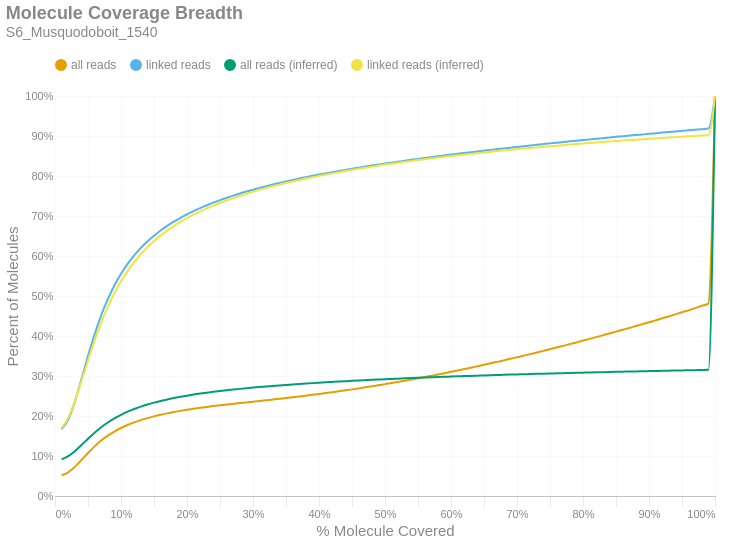

The notebook cell this image was saved under:
### Markdown cell above
### Molecule Read Coverage
This chart shows molecule coverage breadth as computed by the number of bases aligned to that molecule. In other words, "*how much of each unique long molecule is actually sequenced/aligned?*" Keep in mind there is a distinction between sequences and alignments, since some sequences belonging to a particular molecule may not align well and wouldn't appear in the alignment data. This chart also shows molecule coverage breadth as computed by the *inferred fragment* from which the aligned sequences originate. Unlike read coverage, this calculation takes into account the total insert size, including unsequenced gaps between the forward and reverse reads. Like the previous figures, these are cumulative percents.

### Code cell
if SKIPLR:
    print_html(f"Skipped")
else:
    binned_df = consolidated_hist(valids['coverage_bp'], mask, 0.01, True)
    binned_df_inf = consolidated_hist(valids['coverage_inserts'], mask, 0.01, True)
    binned_df = binned_df.with_columns(pl.lit(binned_df_inf['all reads (cumsum)']).alias('all reads (inferred)'))
    binned_df = binned_df.with_columns(pl.lit(binned_df_inf['linked reads (cumsum)']).alias('linked reads (inferred)'))
    binned_df = binned_df.with_columns(
        (pl.col('bin').cast(pl.Float64) + 0.01).alias('right_edge')
    )

    with SafeRender(binned_df):
        (
            density_plot(binned_df, 'Molecule Coverage Breadth', samplename, 'molcov', ['all reads (inferred)','linked reads (inferred)'])
            .encode(
                #x=alt.X('bin:Q', title="% Molecule Covered").axis(format = '%').scale(padding=0),
                x=alt.X('right_edge:Q', title="% Molecule Covered").axis(format='%').scale(padding=0),
                y=alt.Y('value:Q', title='Percent of Molecules')
                    .axis(format='%')
                    .stack(False)
                    .scale(domainMin=0, padding=0),
                color=alt.Color("key:N").scale(domain = ["all reads", "linked reads", "all reads (inferred)", "linked reads (inferred)"]),
                tooltip = [
                    alt.Tooltip("key:N", title = "Data Type"),
                    alt.Tooltip("range_label:N", title="% Molecule Covered"),
                    alt.Tooltip("value:Q", format = ".2%", title="% Molecules")
                ]
            )
        ).display()

### Figure 1 — Vega-Lite specification as saved in the notebook (floating-point values rounded to 4 significant figures)
{"width": "container", "height": 400, "config": {"title": {"anchor": "start", "dy": -15, "fontSize": 18, "color": "#888888", "subtitleColor": "#888888", "subtitleFontSize": 14}, "arc": {"fill": "#0072B2"}, "axis": {"domainColor": "#888888", "domainWidth": 0.5, "gridWidth": 0.2, "grid": false, "titleFontWeight": 400, "titleFontSize": 15, "labelFontSize": 11, "labelColor": "#888888", "tickColor": "#888888", "tickWidth": 0.2, "titleColor": "#888888"}, "axisBand": {"grid": false}, "axisX": {"grid": true, "tickSize": 10, "domainCap": "round"}, "axisY": {"domain": false, "grid": true, "tickSize": 0, "domainCap": "round"}, "background": "transparent", "header": {"labelFontSize": 15, "labelColor": "#888888", "titleFontSize": 15, "titleFontWeight": 600, "titleColor": "#888888"}, "legend": {"labelFont": "sans-serif", "labelFontSize": 12, "labelColor": "#888888", "symbolSize": 100, "symbolType": "circle", "titleFontSize": 12, "titlePadding": 10, "titleColor": "#888888", "title": null, "orient": "top"}, "range": {"category": ["#E69F00", "#56B4E9", "#009E73", "#F0E442", "#0072B2", "#D55E00", "#CC79A7", "#000000"], "diverging": ["#cfe8f3", "#a2d4ec", "#73bfe2", "#46abdb", "#1696d2", "#12719e"]}, "area": {"fill": "#0072B2", "fillOpacity": 0.7, "line": true, "strokeOpacity": 0.7}, "line": {"color": "#0072B2", "stroke": "#0072B2", "strokeWidth": 2}, "trail": {"color": "#0072B2", "stroke": "#0072B2", "strokeWidth": 0, "size": 1}, "point": {"filled": true, "fillOpacity": 1.0, "size": 95}, "text": {"color": "#888888", "fontSize": 11, "align": "right", "fontWeight": 400, "size": 11}, "bar": {"fill": "#0072B2", "stroke": null}, "view": {"stroke": null, "continuousWidth": 660, "continuousHeight": 400}}, "data": {"name": "data-737e25438d37be891bda790e71ddb39a"}, "mark": {"type": "line", "interpolate": "monotone", "point": {"opacity": 0, "size": 275}}, "encoding": {"color": {"field": "key", "scale": {"domain": ["all reads", "linked reads", "all reads (inferred)", "linked reads (inferred)"]}, "type": "nominal"}, "tooltip": [{"field": "key", "title": "Data Type", "type": "nominal"}, {"field": "range_label", "title": "% Molecule Covered", "type": "nominal"}, {"field": "value", "format": ".2%", "title": "% Molecules", "type": "quantitative"}], "x": {"axis": {"format": "%"}, "field": "right_edge", "scale": {"padding": 0}, "title": "% Molecule Covered", "type": "quantitative"}, "y": {"axis": {"format": "%"}, "field": "value", "scale": {"domainMin": 0, "padding": 0}, "stack": false, "title": "Percent of Molecules", "type": "quantitative"}}, "params": [{"name": "param_c36ac31b6afebe62", "select": {"type": "point", "fields": ["key"]}, "bind": "legend"}], "title": {"text": "Molecule Coverage Breadth", "subtitle": "S6_Musquodoboit_1540"}, "transform": [{"fold": ["all reads (cumsum)", "linked reads (cumsum)", "all reads (inferred)", "linked reads (inferred)"]}, {"calculate": "replace(datum.key, ' (cumsum)', '')", "as": "key"}, {"filter": {"param": "param_c36ac31b6afebe62"}}], "usermeta": {"embedOptions": {"downloadFileName": "S6_Musquodoboit_1540.molcov"}}, "$schema": "https://vega.github.io/schema/vega-lite/v6.1.0.json", "datasets": {"data-737e25438d37be891bda790e71ddb39a": [{"bin": "0.0", "interval": "0.0-0.01", "all reads": 0.05182, "linked reads": 0.1671, "all reads (cumsum)": 0.05182, "linked reads (cumsum)": 0.1671, "range_label": "0.0-0.01", "all reads (inferred)": 0.09144, "linked reads (inferred)": 0.1696, "right_edge": 0.01}, {"bin": "0.01", "interval": "0.01-0.02", "all reads": 0.007473, "linked reads": 0.02401, "all reads (cumsum)": 0.05929, "linked reads (cumsum)": 0.1912, "range_label": "0.01-0.02", "all reads (inferred)": 0.09946, "linked reads (inferred)": 0.1953, "right_edge": 0.02}, {"bin": "0.02", "interval": "0.02-0.03", "all reads": 0.01351, "linked reads": 0.04409, "all reads (cumsum)": 0.07281, "linked reads (cumsum)": 0.2352, "range_label": "0.02-0.03", "all reads (inferred)": 0.1121, "linked reads (inferred)": 0.2364, "right_edge": 0.03}, {"bin": "0.03", "interval": "0.03-0.04", "all reads": 0.01725, "linked reads": 0.05665, "all reads (cumsum)": 0.09006, "linked reads (cumsum)": 0.2919, "range_label": "0.03-0.04", "all reads (inferred)": 0.1274, "linked reads (inferred)": 0.2868, "right_edge": 0.04}, {"bin": "0.04", "interval": "0.04-0.05", "all reads": 0.01759, "linked reads": 0.05799, "all reads (cumsum)": 0.1077, "linked reads (cumsum)": 0.3499, "range_label": "0.04-0.05", "all reads (inferred)": 0.1432, "linked reads (inferred)": 0.3389, "right_edge": 0.05}, {"bin": "0.05", "interval": "0.05-0.06", "all reads": 0.01646, "linked reads": 0.0543, "all reads (cumsum)": 0.1241, "linked reads (cumsum)": 0.4042, "range_label": "0.05-0.06", "all reads (inferred)": 0.1582, "linked reads (inferred)": 0.3885, "right_edge": 0.06}, {"bin": "0.06", "interval": "0.06-0.07", "all reads": 0.01442, "linked reads": 0.04756, "all reads (cumsum)": 0.1385, "linked reads (cumsum)": 0.4517, "range_label": "0.06-0.07", "all reads (inferred)": 0.1718, "linked reads (inferred)": 0.4335, "right_edge": 0.07}, {"bin": "0.07", "interval": "0.07-0.08", "all reads": 0.01223, "linked reads": 0.04035, "all reads (cumsum)": 0.1508, "linked reads (cumsum)": 0.4921, "range_label": "0.07-0.08", "all reads (inferred)": 0.1837, "linked reads (inferred)": 0.4727, "right_edge": 0.08}, {"bin": "0.08", "interval": "0.08-0.09", "all reads": 0.01039, "linked reads": 0.03425, "all reads (cumsum)": 0.1612, "linked reads (cumsum)": 0.5263, "range_label": "0.08-0.09", "all reads (inferred)": 0.194, "linked reads (inferred)": 0.5069, "right_edge": 0.09}, {"bin": "0.09", "interval": "0.09-0.1", "all reads": 0.008839, "linked reads": 0.0291, "all reads (cumsum)": 0.17, "linked reads (cumsum)": 0.5554, "range_label": "0.09-0.1", "all reads (inferred)": 0.203, "linked reads (inferred)": 0.5366, "right_edge": 0.1}, {"bin": "0.1", "interval": "0.1-0.11", "all reads": 0.007556, "linked reads": 0.02484, "all reads (cumsum)": 0.1775, "linked reads (cumsum)": 0.5803, "range_label": "0.1-0.11", "all reads (inferred)": 0.2108, "linked reads (inferred)": 0.5623, "right_edge": 0.11}, {"bin": "0.11", "interval": "0.11-0.12", "all reads": 0.006498, "linked reads": 0.02134, "all reads (cumsum)": 0.184, "linked reads (cumsum)": 0.6016, "range_label": "0.11-0.12", "all reads (inferred)": 0.2175, "linked reads (inferred)": 0.5847, "right_edge": 0.12}, {"bin": "0.12", "interval": "0.12-0.13", "all reads": 0.005654, "linked reads": 0.01855, "all reads (cumsum)": 0.1897, "linked reads (cumsum)": 0.6202, "range_label": "0.12-0.13", "all reads (inferred)": 0.2235, "linked reads (inferred)": 0.6044, "right_edge": 0.13}, {"bin": "0.13", "interval": "0.13-0.14", "all reads": 0.004975, "linked reads": 0.01628, "all reads (cumsum)": 0.1947, "linked reads (cumsum)": 0.6364, "range_label": "0.13-0.14", "all reads (inferred)": 0.2288, "linked reads (inferred)": 0.6218, "right_edge": 0.14}, {"bin": "0.14", "interval": "0.14-0.15", "all reads": 0.004399, "linked reads": 0.01439, "all reads (cumsum)": 0.1991, "linked reads (cumsum)": 0.6508, "range_label": "0.14-0.15", "all reads (inferred)": 0.2335, "linked reads (inferred)": 0.6373, "right_edge": 0.15}, {"bin": "0.15", "interval": "0.15-0.16", "all reads": 0.003976, "linked reads": 0.01298, "all reads (cumsum)": 0.203, "linked reads (cumsum)": 0.6638, "range_label": "0.15-0.16", "all reads (inferred)": 0.2376, "linked reads (inferred)": 0.651, "right_edge": 0.16}, {"bin": "0.16", "interval": "0.16-0.17", "all reads": 0.003546, "linked reads": 0.01156, "all reads (cumsum)": 0.2066, "linked reads (cumsum)": 0.6754, "range_label": "0.16-0.17", "all reads (inferred)": 0.2414, "linked reads (inferred)": 0.6635, "right_edge": 0.17}, {"bin": "0.17", "interval": "0.17-0.18", "all reads": 0.003218, "linked reads": 0.01045, "all reads (cumsum)": 0.2098, "linked reads (cumsum)": 0.6858, "range_label": "0.17-0.18", "all reads (inferred)": 0.2449, "linked reads (inferred)": 0.6748, "right_edge": 0.18}, {"bin": "0.18", "interval": "0.18-0.19", "all reads": 0.002977, "linked reads": 0.00962, "all reads (cumsum)": 0.2128, "linked reads (cumsum)": 0.6954, "range_label": "0.18-0.19", "all reads (inferred)": 0.248, "linked reads (inferred)": 0.6851, "right_edge": 0.19}, {"bin": "0.19", "interval": "0.19-0.2", "all reads": 0.002737, "linked reads": 0.00881, "all reads (cumsum)": 0.2155, "linked reads (cumsum)": 0.7042, "range_label": "0.19-0.2", "all reads (inferred)": 0.2509, "linked reads (inferred)": 0.6947, "right_edge": 0.2}, {"bin": "0.2", "interval": "0.2-0.21", "all reads": 0.0025, "linked reads": 0.008007, "all reads (cumsum)": 0.218, "linked reads (cumsum)": 0.7123, "range_label": "0.2-0.21", "all reads (inferred)": 0.2536, "linked reads (inferred)": 0.7034, "right_edge": 0.21}, {"bin": "0.21", "interval": "0.21-0.22", "all reads": 0.002339, "linked reads": 0.007451, "all reads (cumsum)": 0.2204, "linked reads (cumsum)": 0.7197, "range_label": "0.21-0.22", "all reads (inferred)": 0.256, "linked reads (inferred)": 0.7115, "right_edge": 0.22}, {"bin": "0.22", "interval": "0.22-0.23", "all reads": 0.002237, "linked reads": 0.007066, "all reads (cumsum)": 0.2226, "linked reads (cumsum)": 0.7268, "range_label": "0.22-0.23", "all reads (inferred)": 0.2583, "linked reads (inferred)": 0.719, "right_edge": 0.23}, {"bin": "0.23", "interval": "0.23-0.24", "all reads": 0.002128, "linked reads": 0.006661, "all reads (cumsum)": 0.2247, "linked reads (cumsum)": 0.7334, "range_label": "0.23-0.24", "all reads (inferred)": 0.2604, "linked reads (inferred)": 0.726, "right_edge": 0.24}, {"bin": "0.24", "interval": "0.24-0.25", "all reads": 0.00201, "linked reads": 0.006225, "all reads (cumsum)": 0.2267, "linked reads (cumsum)": 0.7397, "range_label": "0.24-0.25", "all reads (inferred)": 0.2625, "linked reads (inferred)": 0.7326, "right_edge": 0.25}, {"bin": "0.25", "interval": "0.25-0.26", "all reads": 0.001864, "linked reads": 0.005699, "all reads (cumsum)": 0.2286, "linked reads (cumsum)": 0.7454, "range_label": "0.25-0.26", "all reads (inferred)": 0.2644, "linked reads (inferred)": 0.7388, "right_edge": 0.26}, {"bin": "0.26", "interval": "0.26-0.27", "all reads": 0.001819, "linked reads": 0.005513, "all reads (cumsum)": 0.2304, "linked reads (cumsum)": 0.7509, "range_label": "0.26-0.27", "all reads (inferred)": 0.2661, "linked reads (inferred)": 0.7446, "right_edge": 0.27}, {"bin": "0.27", "interval": "0.27-0.28", "all reads": 0.001801, "linked reads": 0.005293, "all reads (cumsum)": 0.2322, "linked reads (cumsum)": 0.7562, "range_label": "0.27-0.28", "all reads (inferred)": 0.2678, "linked reads (inferred)": 0.7502, "right_edge": 0.28}, {"bin": "0.28", "interval": "0.28-0.29", "all reads": 0.001754, "linked reads": 0.004915, "all reads (cumsum)": 0.234, "linked reads (cumsum)": 0.7611, "range_label": "0.28-0.29", "all reads (inferred)": 0.2694, "linked reads (inferred)": 0.7554, "right_edge": 0.29}, {"bin": "0.29", "interval": "0.29-0.3", "all reads": 0.001769, "linked reads": 0.004691, "all reads (cumsum)": 0.2357, "linked reads (cumsum)": 0.7658, "range_label": "0.29-0.3", "all reads (inferred)": 0.271, "linked reads (inferred)": 0.7605, "right_edge": 0.3}, {"bin": "0.3", "interval": "0.3-0.31", "all reads": 0.001777, "linked reads": 0.004496, "all reads (cumsum)": 0.2375, "linked reads (cumsum)": 0.7703, "range_label": "0.3-0.31", "all reads (inferred)": 0.2725, "linked reads (inferred)": 0.7653, "right_edge": 0.31}, {"bin": "0.31", "interval": "0.31-0.32", "all reads": 0.001813, "linked reads": 0.004334, "all reads (cumsum)": 0.2393, "linked reads (cumsum)": 0.7746, "range_label": "0.31-0.32", "all reads (inferred)": 0.2738, "linked reads (inferred)": 0.7698, "right_edge": 0.32}, {"bin": "0.32", "interval": "0.32-0.33", "all reads": 0.001853, "linked reads": 0.004173, "all reads (cumsum)": 0.2412, "linked reads (cumsum)": 0.7788, "range_label": "0.32-0.33", "all reads (inferred)": 0.2752, "linked reads (inferred)": 0.7742, "right_edge": 0.33}, {"bin": "0.33", "interval": "0.33-0.34", "all reads": 0.001869, "linked reads": 0.004008, "all reads (cumsum)": 0.2431, "linked reads (cumsum)": 0.7828, "range_label": "0.33-0.34", "all reads (inferred)": 0.2764, "linked reads (inferred)": 0.7783, "right_edge": 0.34}, {"bin": "0.34", "interval": "0.34-0.35", "all reads": 0.001884, "linked reads": 0.003813, "all reads (cumsum)": 0.2449, "linked reads (cumsum)": 0.7866, "range_label": "0.34-0.35", "all reads (inferred)": 0.2777, "linked reads (inferred)": 0.7824, "right_edge": 0.35}, {"bin": "0.35", "interval": "0.35-0.36", "all reads": 0.00193, "linked reads": 0.00363, "all reads (cumsum)": 0.2469, "linked reads (cumsum)": 0.7902, "range_label": "0.35-0.36", "all reads (inferred)": 0.2789, "linked reads (inferred)": 0.7862, "right_edge": 0.36}, {"bin": "0.36", "interval": "0.36-0.37", "all reads": 0.001964, "linked reads": 0.003483, "all reads (cumsum)": 0.2488, "linked reads (cumsum)": 0.7937, "range_label": "0.36-0.37", "all reads (inferred)": 0.28, "linked reads (inferred)": 0.79, "right_edge": 0.37}, {"bin": "0.37", "interval": "0.37-0.38", "all reads": 0.002027, "linked reads": 0.003418, "all reads (cumsum)": 0.2509, "linked reads (cumsum)": 0.7971, "range_label": "0.37-0.38", "all reads (inferred)": 0.2811, "linked reads (inferred)": 0.7935, "right_edge": 0.38}, {"bin": "0.38", "interval": "0.38-0.39", "all reads": 0.002061, "linked reads": 0.003242, "all reads (cumsum)": 0.2529, "linked reads (cumsum)": 0.8004, "range_label": "0.38-0.39", "all reads (inferred)": 0.2822, "linked reads (inferred)": 0.797, "right_edge": 0.39}, {"bin": "0.39", "interval": "0.39-0.4", "all reads": 0.002144, "linked reads": 0.003176, "all reads (cumsum)": 0.2551, "linked reads (cumsum)": 0.8035, "range_label": "0.39-0.4", "all reads (inferred)": 0.2832, "linked reads (inferred)": 0.8004, "right_edge": 0.4}, {"bin": "0.4", "interval": "0.4-0.41", "all reads": 0.002141, "linked reads": 0.002988, "all reads (cumsum)": 0.2572, "linked reads (cumsum)": 0.8065, "range_label": "0.4-0.41", "all reads (inferred)": 0.2842, "linked reads (inferred)": 0.8035, "right_edge": 0.41}, {"bin": "0.41", "interval": "0.41-0.42", "all reads": 0.002226, "linked reads": 0.002996, "all reads (cumsum)": 0.2594, "linked reads (cumsum)": 0.8095, "range_label": "0.41-0.42", "all reads (inferred)": 0.2851, "linked reads (inferred)": 0.8066, "right_edge": 0.42}, {"bin": "0.42", "interval": "0.42-0.43", "all reads": 0.00232, "linked reads": 0.002923, "all reads (cumsum)": 0.2618, "linked reads (cumsum)": 0.8124, "range_label": "0.42-0.43", "all reads (inferred)": 0.2861, "linked reads (inferred)": 0.8096, "right_edge": 0.43}, {"bin": "0.43", "interval": "0.43-0.44", "all reads": 0.002372, "linked reads": 0.00285, "all reads (cumsum)": 0.2641, "linked reads (cumsum)": 0.8153, "range_label": "0.43-0.44", "all reads (inferred)": 0.287, "linked reads (inferred)": 0.8125, "right_edge": 0.44}, {"bin": "0.44", "interval": "0.44-0.45", "all reads": 0.002441, "linked reads": 0.00282, "all reads (cumsum)": 0.2666, "linked reads (cumsum)": 0.8181, "range_label": "0.44-0.45", "all reads (inferred)": 0.2879, "linked reads (inferred)": 0.8154, "right_edge": 0.45}, {"bin": "0.45", "interval": "0.45-0.46", "all reads": 0.002501, "linked reads": 0.002724, "all reads (cumsum)": 0.2691, "linked reads (cumsum)": 0.8208, "range_label": "0.45-0.46", "all reads (inferred)": 0.2887, "linked reads (inferred)": 0.8181, "right_edge": 0.46}, {"bin": "0.46", "interval": "0.46-0.47", "all reads": 0.002529, "linked reads": 0.002658, "all reads (cumsum)": 0.2716, "linked reads (cumsum)": 0.8235, "range_label": "0.46-0.47", "all reads (inferred)": 0.2895, "linked reads (inferred)": 0.8208, "right_edge": 0.47}, {"bin": "0.47", "interval": "0.47-0.48", "all reads": 0.002611, "linked reads": 0.002545, "all reads (cumsum)": 0.2742, "linked reads (cumsum)": 0.826, "range_label": "0.47-0.48", "all reads (inferred)": 0.2903, "linked reads (inferred)": 0.8234, "right_edge": 0.48}, {"bin": "0.48", "interval": "0.48-0.49", "all reads": 0.00256, "linked reads": 0.002512, "all reads (cumsum)": 0.2768, "linked reads (cumsum)": 0.8286, "range_label": "0.48-0.49", "all reads (inferred)": 0.2911, "linked reads (inferred)": 0.826, "right_edge": 0.49}, {"bin": "0.49", "interval": "0.49-0.5", "all reads": 0.00292, "linked reads": 0.002534, "all reads (cumsum)": 0.2797, "linked reads (cumsum)": 0.8311, "range_label": "0.49-0.5", "all reads (inferred)": 0.2919, "linked reads (inferred)": 0.8285, "right_edge": 0.5}, {"bin": "0.5", "interval": "0.5-0.51", "all reads": 0.002607, "linked reads": 0.002357, "all reads (cumsum)": 0.2823, "linked reads (cumsum)": 0.8334, "range_label": "0.5-0.51", "all reads (inferred)": 0.2926, "linked reads (inferred)": 0.8308, "right_edge": 0.51}, {"bin": "0.51", "interval": "0.51-0.52", "all reads": 0.002961, "linked reads": 0.002398, "all reads (cumsum)": 0.2853, "linked reads (cumsum)": 0.8358, "range_label": "0.51-0.52", "all reads (inferred)": 0.2934, "linked reads (inferred)": 0.8332, "right_edge": 0.52}, {"bin": "0.52", "interval": "0.52-0.53", "all reads": 0.002918, "linked reads": 0.00235, "all reads (cumsum)": 0.2882, "linked reads (cumsum)": 0.8382, "range_label": "0.52-0.53", "all reads (inferred)": 0.2941, "linked reads (inferred)": 0.8355, "right_edge": 0.53}, {"bin": "0.53", "interval": "0.53-0.54", "all reads": 0.002998, "linked reads": 0.002327, "all reads (cumsum)": 0.2912, "linked reads (cumsum)": 0.8405, "range_label": "0.53-0.54", "all reads (inferred)": 0.2948, "linked reads (inferred)": 0.8377, "right_edge": 0.54}, {"bin": "0.54", "interval": "0.54-0.55", "all reads": 0.003012, "linked reads": 0.00229, "all reads (cumsum)": 0.2942, "linked reads (cumsum)": 0.8428, "range_label": "0.54-0.55", "all reads (inferred)": 0.2954, "linked reads (inferred)": 0.8398, "right_edge": 0.55}, {"bin": "0.55", "interval": "0.55-0.56", "all reads": 0.003137, "linked reads": 0.002208, "all reads (cumsum)": 0.2973, "linked reads (cumsum)": 0.845, "range_label": "0.55-0.56", "all reads (inferred)": 0.2961, "linked reads (inferred)": 0.8419, "right_edge": 0.56}, {"bin": "0.56", "interval": "0.56-0.57", "all reads": 0.003175, "linked reads": 0.002119, "all reads (cumsum)": 0.3005, "linked reads (cumsum)": 0.8471, "range_label": "0.56-0.57", "all reads (inferred)": 0.2967, "linked reads (inferred)": 0.844, "right_edge": 0.57}, {"bin": "0.57", "interval": "0.57-0.58", "all reads": 0.003205, "linked reads": 0.002161, "all reads (cumsum)": 0.3037, "linked reads (cumsum)": 0.8493, "range_label": "0.57-0.58", "all reads (inferred)": 0.2974, "linked reads (inferred)": 0.846, "right_edge": 0.58}, {"bin": "0.58", "interval": "0.58-0.59", "all reads": 0.003286, "linked reads": 0.002138, "all reads (cumsum)": 0.307, "linked reads (cumsum)": 0.8514, "range_label": "0.58-0.59", "all reads (inferred)": 0.298, "linked reads (inferred)": 0.8479, "right_edge": 0.59}, {"bin": "0.59", "interval": "0.59-0.6", "all reads": 0.003417, "linked reads": 0.002112, "all reads (cumsum)": 0.3104, "linked reads (cumsum)": 0.8535, "range_label": "0.59-0.6", "all reads (inferred)": 0.2986, "linked reads (inferred)": 0.8498, "right_edge": 0.6}, {"bin": "0.6", "interval": "0.6-0.61", "all reads": 0.003325, "linked reads": 0.002006, "all reads (cumsum)": 0.3137, "linked reads (cumsum)": 0.8556, "range_label": "0.6-0.61", "all reads (inferred)": 0.2991, "linked reads (inferred)": 0.8517, "right_edge": 0.61}, {"bin": "0.61", "interval": "0.61-0.62", "all reads": 0.003504, "linked reads": 0.001974, "all reads (cumsum)": 0.3172, "linked reads (cumsum)": 0.8575, "range_label": "0.61-0.62", "all reads (inferred)": 0.2997, "linked reads (inferred)": 0.8535, "right_edge": 0.62}, {"bin": "0.62", "interval": "0.62-0.63", "all reads": 0.003512, "linked reads": 0.001979, "all reads (cumsum)": 0.3207, "linked reads (cumsum)": 0.8595, "range_label": "0.62-0.63", "all reads (inferred)": 0.3003, "linked reads (inferred)": 0.8553, "right_edge": 0.63}, {"bin": "0.63", "interval": "0.63-0.64", "all reads": 0.003576, "linked reads": 0.00196, "all reads (cumsum)": 0.3243, "linked reads (cumsum)": 0.8615, "range_label": "0.63-0.64", "all reads (inferred)": 0.3008, "linked reads (inferred)": 0.857, "right_edge": 0.64}, {"bin": "0.64", "interval": "0.64-0.65", "all reads": 0.003559, "linked reads": 0.001918, "all reads (cumsum)": 0.3279, "linked reads (cumsum)": 0.8634, "range_label": "0.64-0.65", "all reads (inferred)": 0.3014, "linked reads (inferred)": 0.8588, "right_edge": 0.65}, {"bin": "0.65", "interval": "0.65-0.66", "all reads": 0.003789, "linked reads": 0.001932, "all reads (cumsum)": 0.3317, "linked reads (cumsum)": 0.8653, "range_label": "0.65-0.66", "all reads (inferred)": 0.3019, "linked reads (inferred)": 0.8605, "right_edge": 0.66}, {"bin": "0.66", "interval": "0.66-0.67", "all reads": 0.003676, "linked reads": 0.001851, "all reads (cumsum)": 0.3353, "linked reads (cumsum)": 0.8672, "range_label": "0.66-0.67", "all reads (inferred)": 0.3024, "linked reads (inferred)": 0.8622, "right_edge": 0.67}, {"bin": "0.67", "interval": "0.67-0.68", "all reads": 0.003777, "linked reads": 0.001881, "all reads (cumsum)": 0.3391, "linked reads (cumsum)": 0.8691, "range_label": "0.67-0.68", "all reads (inferred)": 0.303, "linked reads (inferred)": 0.8638, "right_edge": 0.68}, {"bin": "0.68", "interval": "0.68-0.69", "all reads": 0.003765, "linked reads": 0.00181, "all reads (cumsum)": 0.3429, "linked reads (cumsum)": 0.8709, "range_label": "0.68-0.69", "all reads (inferred)": 0.3035, "linked reads (inferred)": 0.8654, "right_edge": 0.69}, {"bin": "0.69", "interval": "0.69-0.7", "all reads": 0.003949, "linked reads": 0.001767, "all reads (cumsum)": 0.3468, "linked reads (cumsum)": 0.8726, "range_label": "0.69-0.7", "all reads (inferred)": 0.304, "linked reads (inferred)": 0.867, "right_edge": 0.7}, {"bin": "0.7", "interval": "0.7-0.71", "all reads": 0.003901, "linked reads": 0.001789, "all reads (cumsum)": 0.3507, "linked reads (cumsum)": 0.8744, "range_label": "0.7-0.71", "all reads (inferred)": 0.3044, "linked reads (inferred)": 0.8685, "right_edge": 0.71}, {"bin": "0.71", "interval": "0.71-0.72", "all reads": 0.003931, "linked reads": 0.001792, "all reads (cumsum)": 0.3547, "linked reads (cumsum)": 0.8762, "range_label": "0.71-0.72", "all reads (inferred)": 0.3049, "linked reads (inferred)": 0.8701, "right_edge": 0.72}, {"bin": "0.72", "interval": "0.72-0.73", "all reads": 0.004039, "linked reads": 0.001766, "all reads (cumsum)": 0.3587, "linked reads (cumsum)": 0.878, "range_label": "0.72-0.73", "all reads (inferred)": 0.3054, "linked reads (inferred)": 0.8715, "right_edge": 0.73}, {"bin": "0.73", "interval": "0.73-0.74", "all reads": 0.004049, "linked reads": 0.001795, "all reads (cumsum)": 0.3628, "linked reads (cumsum)": 0.8798, "range_label": "0.73-0.74", "all reads (inferred)": 0.3058, "linked reads (inferred)": 0.873, "right_edge": 0.74}, {"bin": "0.74", "interval": "0.74-0.75", "all reads": 0.004352, "linked reads": 0.001803, "all reads (cumsum)": 0.3671, "linked reads (cumsum)": 0.8816, "range_label": "0.74-0.75", "all reads (inferred)": 0.3063, "linked reads (inferred)": 0.8744, "right_edge": 0.75}, {"bin": "0.75", "interval": "0.75-0.76", "all reads": 0.004023, "linked reads": 0.001621, "all reads (cumsum)": 0.3711, "linked reads (cumsum)": 0.8832, "range_label": "0.75-0.76", "all reads (inferred)": 0.3067, "linked reads (inferred)": 0.8758, "right_edge": 0.76}, {"bin": "0.76", "interval": "0.76-0.77", "all reads": 0.004254, "linked reads": 0.001683, "all reads (cumsum)": 0.3754, "linked reads (cumsum)": 0.8849, "range_label": "0.76-0.77", "all reads (inferred)": 0.3072, "linked reads (inferred)": 0.8772, "right_edge": 0.77}, {"bin": "0.77", "interval": "0.77-0.78", "all reads": 0.004293, "linked reads": 0.001703, "all reads (cumsum)": 0.3797, "linked reads (cumsum)": 0.8866, "range_label": "0.77-0.78", "all reads (inferred)": 0.3076, "linked reads (inferred)": 0.8785, "right_edge": 0.78}, {"bin": "0.78", "interval": "0.78-0.79", "all reads": 0.004296, "linked reads": 0.001659, "all reads (cumsum)": 0.384, "linked reads (cumsum)": 0.8882, "range_label": "0.78-0.79", "all reads (inferred)": 0.308, "linked reads (inferred)": 0.8798, "right_edge": 0.79}, {"bin": "0.79", "interval": "0.79-0.8", "all reads": 0.004573, "linked reads": 0.001711, "all reads (cumsum)": 0.3885, "linked reads (cumsum)": 0.89, "range_label": "0.79-0.8", "all reads (inferred)": 0.3084, "linked reads (inferred)": 0.8811, "right_edge": 0.8}, {"bin": "0.8", "interval": "0.8-0.81", "all reads": 0.004255, "linked reads": 0.001568, "all reads (cumsum)": 0.3928, "linked reads (cumsum)": 0.8915, "range_label": "0.8-0.81", "all reads (inferred)": 0.3088, "linked reads (inferred)": 0.8824, "right_edge": 0.81}, {"bin": "0.81", "interval": "0.81-0.82", "all reads": 0.004452, "linked reads": 0.001625, "all reads (cumsum)": 0.3973, "linked reads (cumsum)": 0.8931, "range_label": "0.81-0.82", "all reads (inferred)": 0.3092, "linked reads (inferred)": 0.8837, "right_edge": 0.82}, {"bin": "0.82", "interval": "0.82-0.83", "all reads": 0.004518, "linked reads": 0.001548, "all reads (cumsum)": 0.4018, "linked reads (cumsum)": 0.8947, "range_label": "0.82-0.83", "all reads (inferred)": 0.3096, "linked reads (inferred)": 0.8849, "right_edge": 0.83}, {"bin": "0.83", "interval": "0.83-0.84", "all reads": 0.004548, "linked reads": 0.001622, "all reads (cumsum)": 0.4063, "linked reads (cumsum)": 0.8963, "range_label": "0.83-0.84", "all reads (inferred)": 0.31, "linked reads (inferred)": 0.8861, "right_edge": 0.84}, {"bin": "0.84", "interval": "0.84-0.85", "all reads": 0.004529, "linked reads": 0.001587, "all reads (cumsum)": 0.4109, "linked reads (cumsum)": 0.8979, "range_label": "0.84-0.85", "all reads (inferred)": 0.3104, "linked reads (inferred)": 0.8873, "right_edge": 0.85}, {"bin": "0.85", "interval": "0.85-0.86", "all reads": 0.004645, "linked reads": 0.001543, "all reads (cumsum)": 0.4155, "linked reads (cumsum)": 0.8994, "range_label": "0.85-0.86", "all reads (inferred)": 0.3108, "linked reads (inferred)": 0.8884, "right_edge": 0.86}, {"bin": "0.86", "interval": "0.86-0.87", "all reads": 0.004617, "linked reads": 0.001528, "all reads (cumsum)": 0.4201, "linked reads (cumsum)": 0.901, "range_label": "0.86-0.87", "all reads (inferred)": 0.3111, "linked reads (inferred)": 0.8895, "right_edge": 0.87}, {"bin": "0.87", "interval": "0.87-0.88", "all reads": 0.004791, "linked reads": 0.001523, "all reads (cumsum)": 0.4249, "linked reads (cumsum)": 0.9025, "range_label": "0.87-0.88", "all reads (inferred)": 0.3115, "linked reads (inferred)": 0.8907, "right_edge": 0.88}, {"bin": "0.88", "interval": "0.88-0.89", "all reads": 0.004714, "linked reads": 0.0015, "all reads (cumsum)": 0.4296, "linked reads (cumsum)": 0.904, "range_label": "0.88-0.89", "all reads (inferred)": 0.3118, "linked reads (inferred)": 0.8918, "right_edge": 0.89}, {"bin": "0.89", "interval": "0.89-0.9", "all reads": 0.004837, "linked reads": 0.001509, "all reads (cumsum)": 0.4345, "linked reads (cumsum)": 0.9055, "range_label": "0.89-0.9", "all reads (inferred)": 0.3122, "linked reads (inferred)": 0.8929, "right_edge": 0.9}, {"bin": "0.9", "interval": "0.9-0.91", "all reads": 0.004626, "linked reads": 0.001482, "all reads (cumsum)": 0.4391, "linked reads (cumsum)": 0.907, "range_label": "0.9-0.91", "all reads (inferred)": 0.3125, "linked reads (inferred)": 0.894, "right_edge": 0.91}, {"bin": "0.91", "interval": "0.91-0.92", "all reads": 0.005277, "linked reads": 0.001488, "all reads (cumsum)": 0.4444, "linked reads (cumsum)": 0.9085, "range_label": "0.91-0.92", "all reads (inferred)": 0.3129, "linked reads (inferred)": 0.895, "right_edge": 0.92}, {"bin": "0.92", "interval": "0.92-0.93", "all reads": 0.004598, "linked reads": 0.001456, "all reads (cumsum)": 0.449, "linked reads (cumsum)": 0.9099, "range_label": "0.92-0.93", "all reads (inferred)": 0.3132, "linked reads (inferred)": 0.8961, "right_edge": 0.93}, {"bin": "0.93", "interval": "0.93-0.94", "all reads": 0.005019, "linked reads": 0.001479, "all reads (cumsum)": 0.454, "linked reads (cumsum)": 0.9114, "range_label": "0.93-0.94", "all reads (inferred)": 0.3136, "linked reads (inferred)": 0.8971, "right_edge": 0.94}, {"bin": "0.94", "interval": "0.94-0.95", "all reads": 0.005492, "linked reads": 0.001443, "all reads (cumsum)": 0.4595, "linked reads (cumsum)": 0.9129, "range_label": "0.94-0.95", "all reads (inferred)": 0.3139, "linked reads (inferred)": 0.8982, "right_edge": 0.95}, {"bin": "0.95", "interval": "0.95-0.96", "all reads": 0.004686, "linked reads": 0.001465, "all reads (cumsum)": 0.4642, "linked reads (cumsum)": 0.9143, "range_label": "0.95-0.96", "all reads (inferred)": 0.3143, "linked reads (inferred)": 0.8992, "right_edge": 0.96}, {"bin": "0.96", "interval": "0.96-0.97", "all reads": 0.005431, "linked reads": 0.00139, "all reads (cumsum)": 0.4696, "linked reads (cumsum)": 0.9157, "range_label": "0.96-0.97", "all reads (inferred)": 0.3147, "linked reads (inferred)": 0.9003, "right_edge": 0.97}, {"bin": "0.97", "interval": "0.97-0.98", "all reads": 0.005927, "linked reads": 0.001371, "all reads (cumsum)": 0.4755, "linked reads (cumsum)": 0.9171, "range_label": "0.97-0.98", "all reads (inferred)": 0.3151, "linked reads (inferred)": 0.9013, "right_edge": 0.98}, {"bin": "0.98", "interval": "0.98-0.99", "all reads": 0.005559, "linked reads": 0.00145, "all reads (cumsum)": 0.4811, "linked reads (cumsum)": 0.9185, "range_label": "0.98-0.99", "all reads (inferred)": 0.3154, "linked reads (inferred)": 0.9019, "right_edge": 0.99}, {"bin": "0.99", "interval": "0.99-1.0", "all reads": 0.5189, "linked reads": 0.08147, "all reads (cumsum)": 1.0, "linked reads (cumsum)": 1.0, "range_label": "0.99-1.0", "all reads (inferred)": 1.0, "linked reads (inferred)": 1.0, "right_edge": 1.0}]}}
